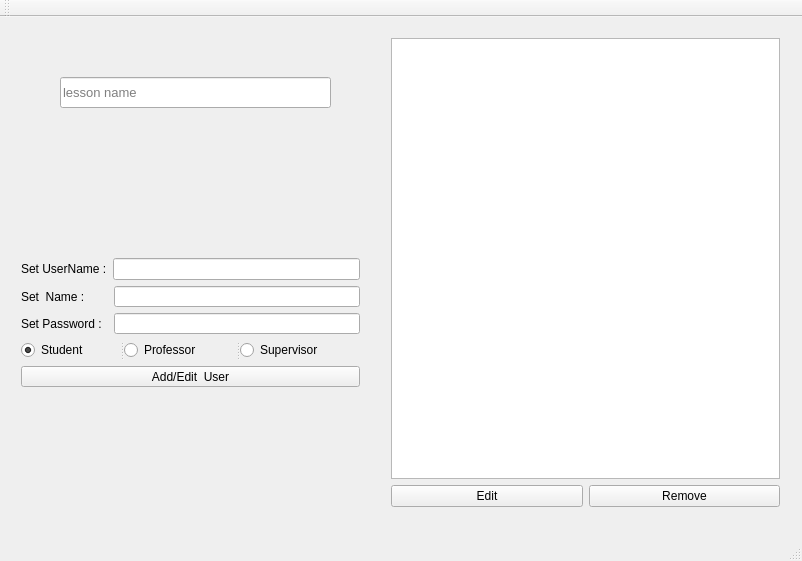
<?xml version="1.0" encoding="UTF-8"?>
<ui version="4.0">
 <class>mainwindowClass</class>
 <widget class="QMainWindow" name="mainwindowClass">
  <property name="geometry">
   <rect>
    <x>0</x>
    <y>0</y>
    <width>802</width>
    <height>561</height>
   </rect>
  </property>
  <property name="windowTitle">
   <string>mainwindow</string>
  </property>
  <widget class="QWidget" name="centralWidget">
   <widget class="QWidget" name="layoutWidget">
    <property name="geometry">
     <rect>
      <x>380</x>
      <y>10</y>
      <width>411</width>
      <height>491</height>
     </rect>
    </property>
    <layout class="QGridLayout" name="gridLayout_2">
     <item row="1" column="0">
      <widget class="QPushButton" name="Edit_Button">
       <property name="text">
        <string>Edit</string>
       </property>
      </widget>
     </item>
     <item row="1" column="1">
      <widget class="QPushButton" name="Remove_Button">
       <property name="text">
        <string>Remove</string>
       </property>
      </widget>
     </item>
     <item row="0" column="0" colspan="2">
      <widget class="QTableView" name="tableView"/>
     </item>
    </layout>
   </widget>
   <widget class="QLineEdit" name="lineEdit">
    <property name="geometry">
     <rect>
      <x>60</x>
      <y>60</y>
      <width>271</width>
      <height>31</height>
     </rect>
    </property>
    <property name="font">
     <font>
      <pointsize>10</pointsize>
     </font>
    </property>
    <property name="placeholderText">
     <string>lesson name</string>
    </property>
    <property name="clearButtonEnabled">
     <bool>false</bool>
    </property>
   </widget>
   <widget class="QWidget" name="layoutWidget_2">
    <property name="geometry">
     <rect>
      <x>10</x>
      <y>230</y>
      <width>361</width>
      <height>151</height>
     </rect>
    </property>
    <layout class="QGridLayout" name="gridLayout_3">
     <item row="0" column="1">
      <widget class="QLineEdit" name="Set_username"/>
     </item>
     <item row="1" column="0" colspan="2">
      <layout class="QGridLayout" name="gridLayout">
       <item row="3" column="0">
        <widget class="QLabel" name="label_2">
         <property name="text">
          <string>Set Password :</string>
         </property>
        </widget>
       </item>
       <item row="4" column="0" colspan="2">
        <widget class="QSplitter" name="splitter">
         <property name="orientation">
          <enum>Qt::Horizontal</enum>
         </property>
         <widget class="QRadioButton" name="radioButton">
          <property name="enabled">
           <bool>true</bool>
          </property>
          <property name="text">
           <string>Student</string>
          </property>
          <property name="checked">
           <bool>true</bool>
          </property>
         </widget>
         <widget class="QRadioButton" name="radioButton_2">
          <property name="text">
           <string>Professor</string>
          </property>
         </widget>
         <widget class="QRadioButton" name="radioButton_3">
          <property name="text">
           <string>Supervisor</string>
          </property>
         </widget>
        </widget>
       </item>
       <item row="5" column="0" colspan="2">
        <widget class="QPushButton" name="addEdit_Button">
         <property name="text">
          <string>Add/Edit  User</string>
         </property>
        </widget>
       </item>
       <item row="3" column="1">
        <widget class="QLineEdit" name="Set_password"/>
       </item>
       <item row="0" column="1">
        <widget class="QLineEdit" name="Set_name"/>
       </item>
       <item row="0" column="0">
        <widget class="QLabel" name="label_3">
         <property name="text">
          <string>Set  Name :       </string>
         </property>
        </widget>
       </item>
      </layout>
     </item>
     <item row="0" column="0">
      <widget class="QLabel" name="label">
       <property name="text">
        <string>Set UserName :</string>
       </property>
      </widget>
     </item>
    </layout>
   </widget>
  </widget>
  <widget class="QMenuBar" name="menuBar">
   <property name="geometry">
    <rect>
     <x>0</x>
     <y>0</y>
     <width>802</width>
     <height>21</height>
    </rect>
   </property>
  </widget>
  <widget class="QToolBar" name="mainToolBar">
   <attribute name="toolBarArea">
    <enum>TopToolBarArea</enum>
   </attribute>
   <attribute name="toolBarBreak">
    <bool>false</bool>
   </attribute>
  </widget>
  <widget class="QStatusBar" name="statusBar"/>
 </widget>
 <layoutdefault spacing="6" margin="11"/>
 <resources>
  <include location="mainwindow.qrc"/>
 </resources>
 <connections/>
</ui>
